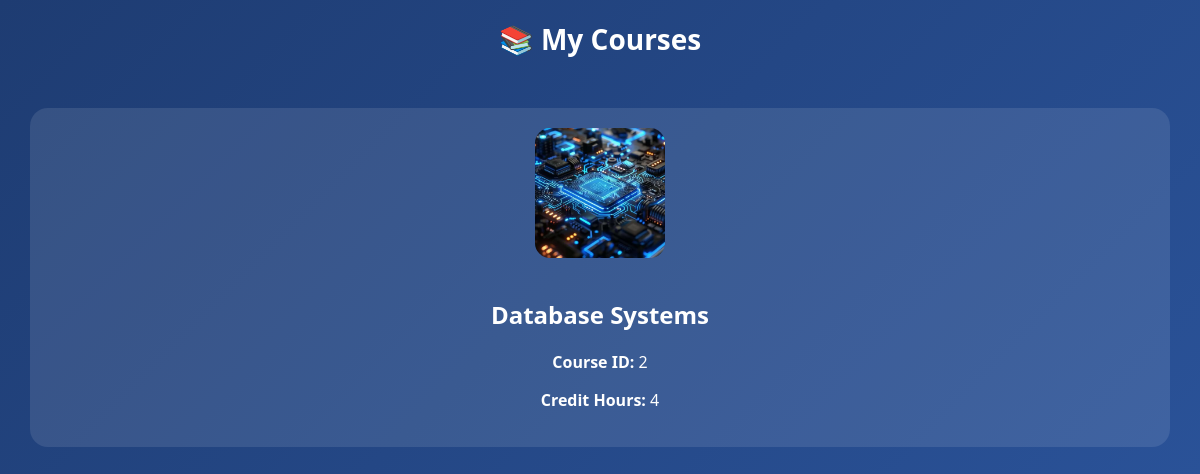
Screenshot of /coursesinst.php (signed in) with the database file from the repository.
### tables this page shows
CREATE TABLE `course` (
  `course_id` int(11) NOT NULL AUTO_INCREMENT,
  `credit_hours` int(11) NOT NULL CHECK (`credit_hours` > 0),
  `course_name` varchar(100) NOT NULL,
  `dep_id` int(11) DEFAULT NULL,
  `instructor_id` int(11) DEFAULT NULL,
  PRIMARY KEY (`course_id`),
  KEY `dep_id` (`dep_id`),
  KEY `instructor_id` (`instructor_id`),
  CONSTRAINT `course_ibfk_1` FOREIGN KEY (`dep_id`) REFERENCES `department` (`dep_id`) ON DELETE SET NULL ON UPDATE CASCADE,
  CONSTRAINT `course_ibfk_2` FOREIGN KEY (`instructor_id`) REFERENCES `instructor` (`instructor_id`) ON DELETE SET NULL ON UPDATE CASCADE
);

### coursesinst.php (the view, shortened to what this page needs)
<?php
$conn = new mysqli(
    "localhost",
    "root",
    "",
    "university_academic_support_system"
);
$instructor_id = $_SESSION['instructor_id'];
$sql = "
SELECT
    course_id,
    course_name,
    credit_hours
FROM course
WHERE instructor_id = '$instructor_id'
";
$result = $conn->query($sql);
?>
<!DOCTYPE html>
<html>
<head>
</head>
<body>
<div class="header">📚 My Courses</div>
<div class="container">
<?php
if($result->num_rows > 0){
    while($row = $result->fetch_assoc()){
        $image = "course.png";
        if($row['course_name'] == "Database Systems"){
            $image = "database.jpg";
        }elseif($row['course_name'] == "Electronic Circuits Lab"){
            $image = "circuits.jpg";
        }elseif($row['course_name'] == "Image Processing"){
            $image = "imageprocessing.jpg";
        }elseif($row['course_name'] == "Discrete Mathematics"){
            $image = "discrete.jpg";
        }elseif($row['course_name'] == "Microprocessors"){
            $image = "micro.jpg";
        }
    elseif($row['course_name'] == "Oral Surgery Basics"){
             $image = "oral.jpg";
        }
        elseif($row['course_name'] == "Human Anatomy"){
             $image = "anatomy.jpg";
        }
        elseif($row['course_name'] == "Pharmacology I"){
             $image = "pharma.jpg";
        }
        echo "
        <div class='course-card'>
            <img src='images/$image' class='course-image'>
            <h2>{$row['course_name']}</h2>
            <p><b>Course ID:</b> {$row['course_id']}</p>
            <p><b>Credit Hours:</b> {$row['credit_hours']}</p>
        </div>
        ";
    }
}else{
    echo "<p>No courses found for this instructor.</p>";
}
?>
</div>
</body>
</html>

### coursesinst.php (style rules this page uses)
body { margin:0; font-family:Segoe UI; background:linear-gradient(135deg,#1e3c72,#2a5298); color:white; }
.header { text-align:center; padding:20px; font-size:28px; font-weight:bold; }
.container { padding:30px; display:grid; grid-template-columns:repeat(auto-fit,minmax(260px,1fr)); gap:25px; }
.course-card { background:rgba(255,255,255,0.1); padding:20px; border-radius:18px; text-align:center; }
.course-image { width:130px; height:130px; object-fit:cover; border-radius:15px; margin-bottom:15px; }

### rows the page displays
course: course_name "Database Systems", course_id "2", credit_hours "4"
